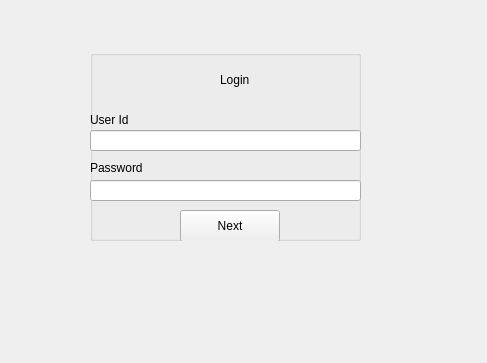
<?xml version="1.0" encoding="UTF-8"?>
<ui version="4.0">
 <class>LoginWindow</class>
 <widget class="QMainWindow" name="LoginWindow">
  <property name="geometry">
   <rect>
    <x>0</x>
    <y>0</y>
    <width>487</width>
    <height>363</height>
   </rect>
  </property>
  <property name="windowTitle">
   <string>MainWindow</string>
  </property>
  <widget class="QWidget" name="centralwidget">
   <widget class="QGroupBox" name="groupBox">
    <property name="geometry">
     <rect>
      <x>90</x>
      <y>50</y>
      <width>271</width>
      <height>191</height>
     </rect>
    </property>
    <property name="title">
     <string/>
    </property>
    <widget class="QLabel" name="label">
     <property name="geometry">
      <rect>
       <x>130</x>
       <y>20</y>
       <width>41</width>
       <height>20</height>
      </rect>
     </property>
     <property name="text">
      <string>Login</string>
     </property>
    </widget>
    <widget class="QLabel" name="label_2">
     <property name="geometry">
      <rect>
       <x>0</x>
       <y>60</y>
       <width>61</width>
       <height>20</height>
      </rect>
     </property>
     <property name="text">
      <string>User Id</string>
     </property>
    </widget>
    <widget class="QLineEdit" name="leUserId">
     <property name="geometry">
      <rect>
       <x>0</x>
       <y>80</y>
       <width>271</width>
       <height>21</height>
      </rect>
     </property>
    </widget>
    <widget class="QLabel" name="label_3">
     <property name="geometry">
      <rect>
       <x>0</x>
       <y>110</y>
       <width>58</width>
       <height>16</height>
      </rect>
     </property>
     <property name="text">
      <string>Password</string>
     </property>
    </widget>
    <widget class="QLineEdit" name="lePassword">
     <property name="geometry">
      <rect>
       <x>0</x>
       <y>130</y>
       <width>271</width>
       <height>21</height>
      </rect>
     </property>
    </widget>
    <widget class="QPushButton" name="pushButton">
     <property name="geometry">
      <rect>
       <x>90</x>
       <y>160</y>
       <width>100</width>
       <height>32</height>
      </rect>
     </property>
     <property name="text">
      <string>Next</string>
     </property>
    </widget>
   </widget>
  </widget>
 </widget>
 <resources/>
 <connections/>
</ui>
